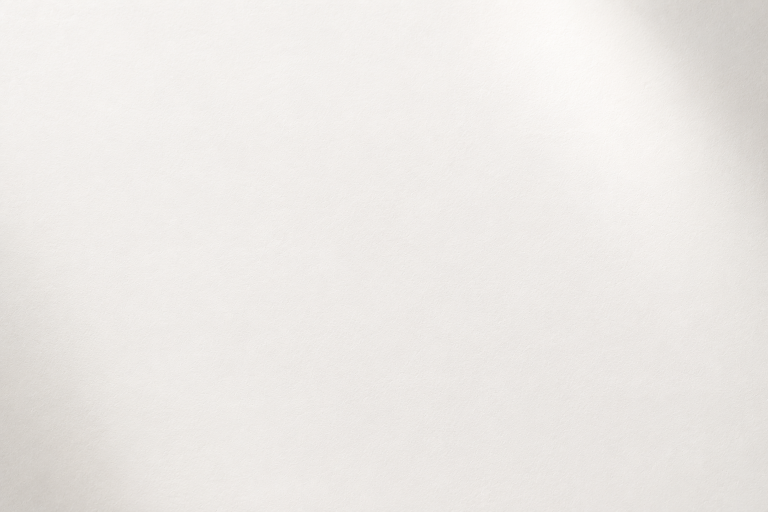
#> input picture assets/scene-01/background_paper_base.png, 1536 x 1024 px, found by its file name (shown at 1/2 size)
$ python make-poc-frames.py
#> lines starting #> are read from the running program, lines starting #| are printed output that depends on the picture; after the words box and inside, x2 and y2 are one past the last pixel; in counts of white or black regions, pixels touching at a corner belong together
"""
Builds the start and end frames for the Higgsfield proof-of-concept clip.

Both frames are composed from the project's own assets, so the test starts from
the exact paper and the exact plan the site uses. Handing the generator a start
frame is also the cheapest way to run the test: image-to-video needs no prompt
budget for establishing the look, and it removes the largest source of drift.

Run:  python3 tools/make-poc-frames.py
"""

import os

import numpy as np
from PIL import Image

OUT = 'docs/poc'
SIZE = (1920, 1080)

BG = 'public/assets/scene-01/background_paper_base.png'
SHEET = 'public/assets/scene-01/paper_sheet_main.png'
PLAN = 'public/assets/scene-01/blueprint_master.png'

#: The sheet's silhouette inside its image, as the site's clip-path measures it.
#: Warmth separates the paper from the neutral checkerboard baked into the file.
WARM_MIN = 6


def cut_sheet() -> Image.Image:
    """The sheet, lifted off the checkerboard its PNG was saved with."""
    img = Image.open(SHEET).convert('RGB')
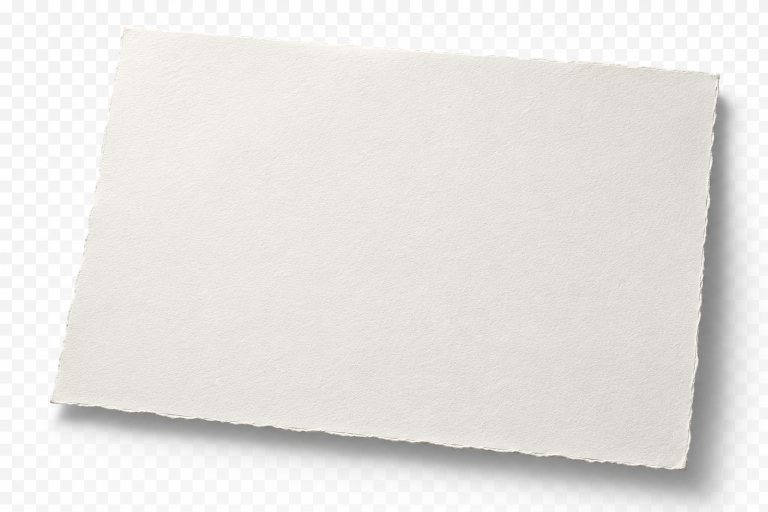
#> input picture assets/scene-01/paper_sheet_main.png, 1536 x 1024 px, found by its file name (shown at 1/2 size)
#> img is the input picture: PIL image 1536x1024 RGB; mean R, G, B 231.1, 228.9, 226
    a = np.array(img).astype(int)
    warm = (a[..., 0] - a[..., 2]) >= WARM_MIN
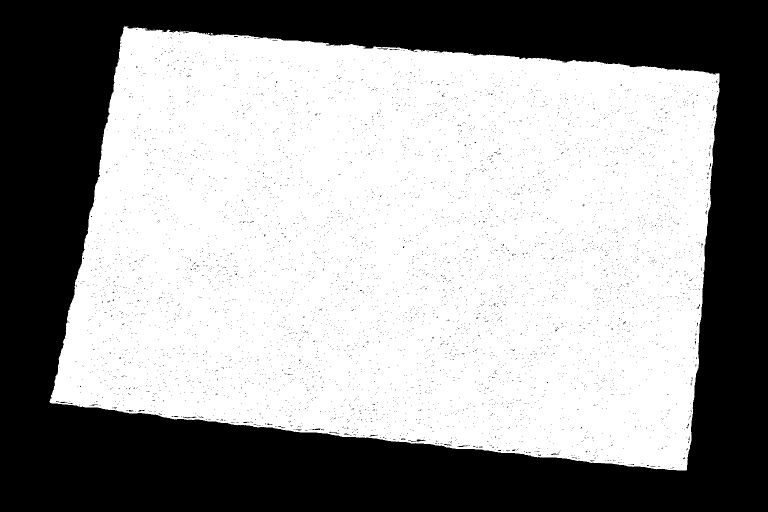
#> warm: shape (1024, 1536) bool (shown at 1/2 size); 61% white; 4928 black regions (4914 under 20 px), largest, box (x1, y1, x2, y2) and area: (0, 0, 1536, 1024) 605284, (816, 879, 851, 884) 62, (366, 833, 393, 837) 41
    alpha = (warm * 255).astype(np.uint8)
    out = np.dstack([np.array(img), alpha])
    return Image.fromarray(out, 'RGBA')


def compose(with_plan: bool, name: str) -> None:
    canvas = Image.open(BG).convert('RGB').resize(SIZE, Image.LANCZOS)

    sheet = cut_sheet()
    # Straightened and centred: the clip is specified top-down, so the frame
    # must not carry the site's slight rotation.
    scale = SIZE[1] * 0.82 / sheet.height
#> scale = 0.865
    sheet = sheet.resize((int(sheet.width * scale), int(sheet.height * scale)), Image.LANCZOS)

    if with_plan:
        plan = Image.open(PLAN).convert('RGBA')
        # Same box the site prints the plan in: inset 15/17/19/16 of the sheet.
        box = (
            int(sheet.width * 0.16),
            int(sheet.height * 0.15),
            int(sheet.width * (1 - 0.17)),
            int(sheet.height * (1 - 0.19)),
        )
        plan = plan.resize((box[2] - box[0], box[3] - box[1]), Image.LANCZOS)
        ink = np.array(plan).astype(float)
        # Ink only: the plan file has a white field, not an alpha channel.
        alpha = np.clip((246 - ink[..., :3].mean(2)) / 120, 0, 1)
        layer = np.zeros((plan.height, plan.width, 4), np.uint8)
        layer[..., 0], layer[..., 1], layer[..., 2] = (38, 34, 29)
        layer[..., 3] = (alpha * 255).astype(np.uint8)
        sheet.alpha_composite(Image.fromarray(layer, 'RGBA'), (box[0], box[1]))

    pos = ((SIZE[0] - sheet.width) // 2, (SIZE[1] - sheet.height) // 2)
#> pos = (296, 97)
    canvas.paste(sheet, pos, sheet)

    os.makedirs(OUT, exist_ok=True)
    path = f'{OUT}/{name}.png'
    canvas.save(path)
    print(f'  {path}  {SIZE[0]}x{SIZE[1]}  {os.path.getsize(path) / 1024:.0f} kB')


if __name__ == '__main__':
    print('proof-of-concept frames:')
    compose(False, 'frame-01-empty-sheet')
    compose(True, 'frame-03-plan-complete')
#> call 2 of compose, with with_plan = True, name = 'frame-03-plan-complete'
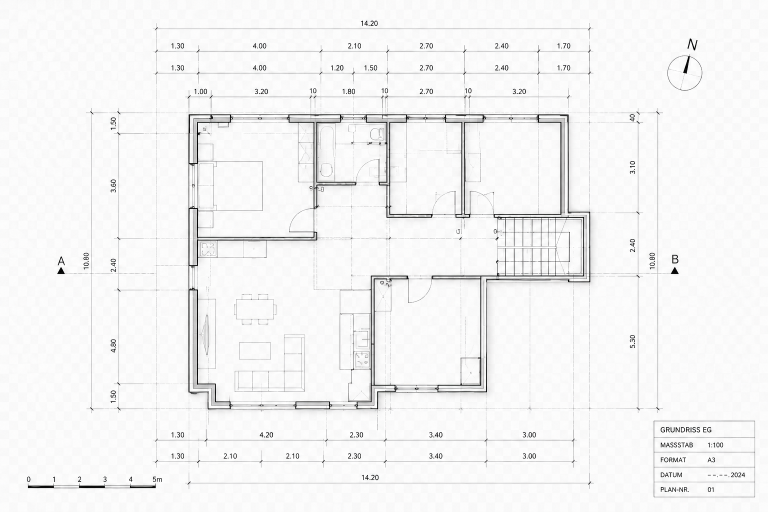
#> input picture assets/scene-01/blueprint_master.png, 1536 x 1024 px, found by its file name (shown at 1/2 size)
#> in compose (call 2), `alpha = np.clip((246 - ink[..., :3].mean(2)) / 120, 0, 1)`:
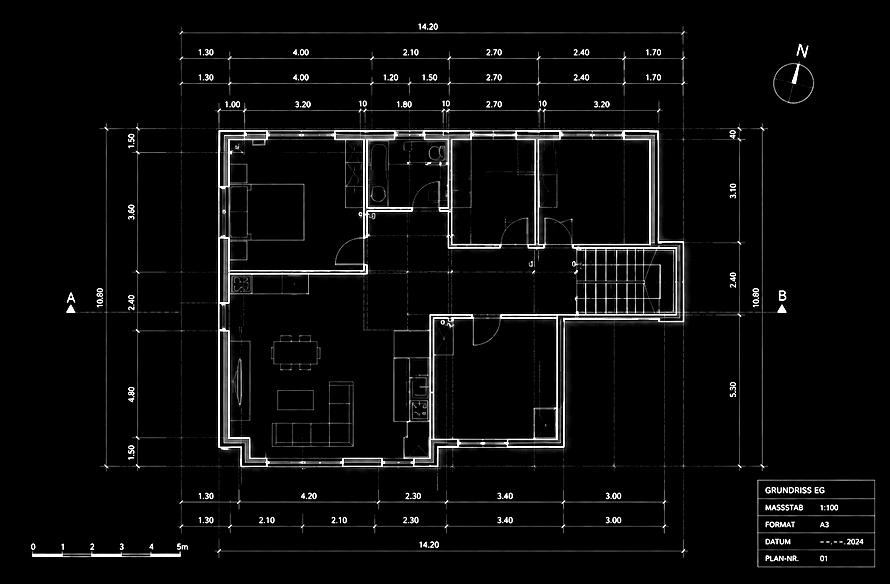
#> alpha: shape (584, 890) float64; min 0, max 1, mean 0.0409
#> in compose (call 2), `layer[..., 3] = (alpha * 255).astype(np.uint8)`:
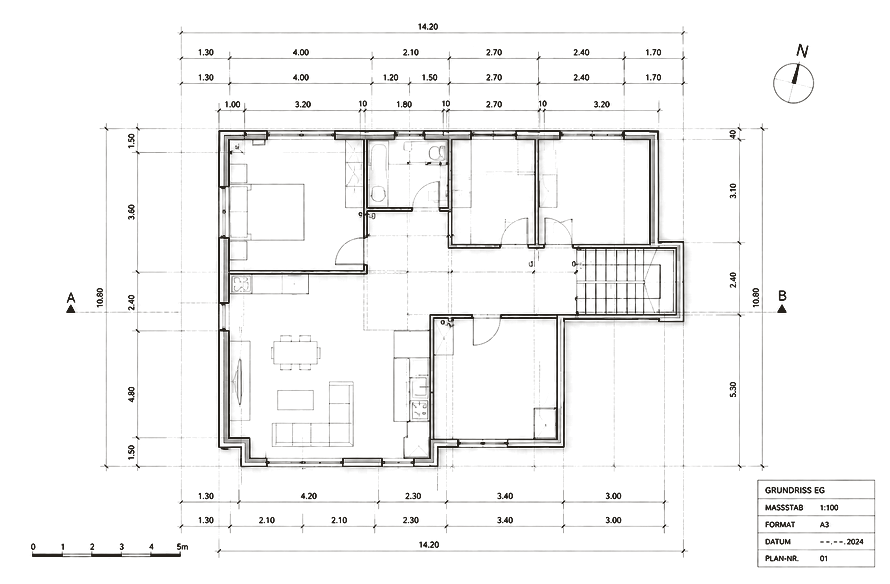
#> layer: shape (584, 890, 4); mean of channels 0, 1, 2, 3 38, 34, 29, 10.4; transparent parts drawn white
#> in compose (call 2), `sheet.alpha_composite(Image.fromarray(layer, 'RGBA'), (box[0], box[1]))`:
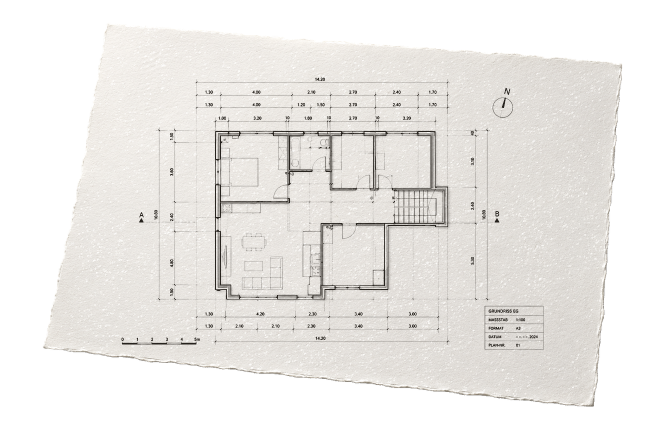
#> sheet: PIL image 1328x885 RGBA (shown at 1/2 size); mean R, G, B, A 139.1, 136.9, 134, 155.3; transparent parts drawn white
#> in compose (call 2), `canvas.paste(sheet, pos, sheet)`:
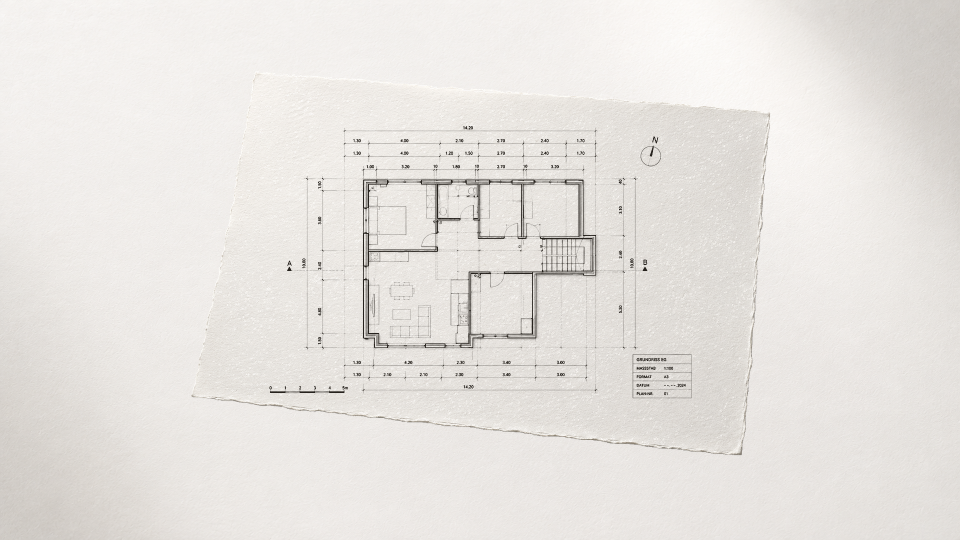
#> canvas: PIL image 1920x1080 RGB (shown at 1/2 size); mean R, G, B 231.5, 228.2, 224.3
